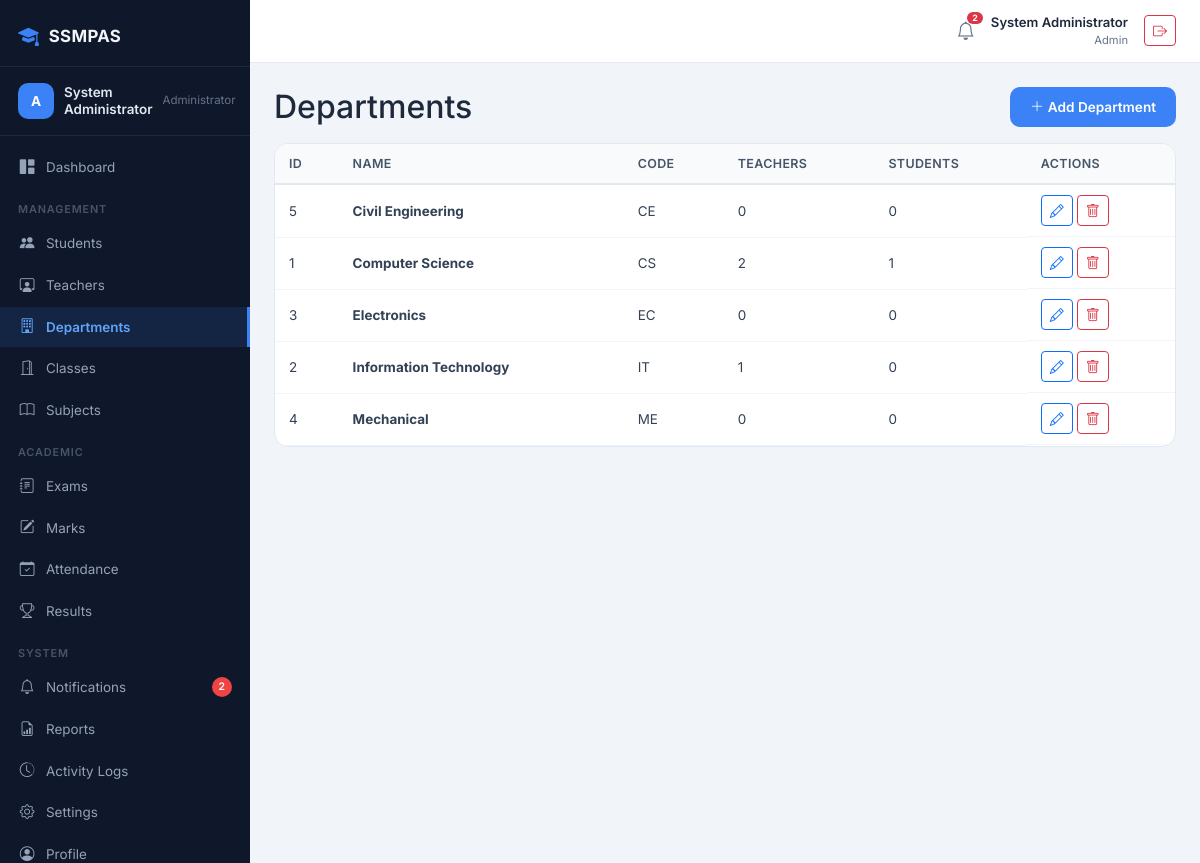
The app's page /admin/departments.php (signed in) with its own data.
### tables this page shows
CREATE TABLE `departments` (
    `id` INT AUTO_INCREMENT PRIMARY KEY,
    `name` VARCHAR(100) NOT NULL,
    `code` VARCHAR(20) NOT NULL,
    `description` TEXT DEFAULT NULL,
    `is_active` TINYINT(1) NOT NULL DEFAULT 1,
    `created_at` TIMESTAMP DEFAULT CURRENT_TIMESTAMP,
    `updated_at` TIMESTAMP DEFAULT CURRENT_TIMESTAMP ON UPDATE CURRENT_TIMESTAMP,
    UNIQUE KEY `uk_dept_code` (`code`)
);

### includes/helpers.php (called while the page is built, shortened)
<?php
function e($string) {
    return htmlspecialchars($string ?? '', ENT_QUOTES, 'UTF-8');
}

### admin/departments.php (the view, shortened to what this page needs)
<?php
include "../config/db.php";
include "../includes/helpers.php";
$departments = $conn->query("SELECT d.*, (SELECT COUNT(*) FROM teachers WHERE department_id=d.id) AS t_count, (SELECT COUNT(*) FROM students WHERE department_id=d.id) AS s_count FROM departments d ORDER BY d.name")->fetchAll();
include "../includes/header.php";
include "../includes/sidebar_admin.php";
include "../includes/topbar.php";
?>
<div class="layout"><div class="main-content"><div class="content">
<div class="d-flex justify-content-between align-items-center flex-wrap gap-2 mb-3">
    <h2 class="mb-0">Departments</h2>
    <button class="btn btn-primary-blue" data-bs-toggle="modal" data-bs-target="#addModal"><i class="bi bi-plus-lg me-1"></i>Add Department</button>
</div>
<div class="panel"><div class="panel-body p-0"><div class="table-responsive">
<table class="data-table"><thead><tr><th>ID</th><th>Name</th><th>Code</th><th>Teachers</th><th>Students</th><th>Actions</th></tr></thead><tbody>
<?php foreach($departments as $d): ?>
<tr><td><?= $d['id'] ?></td><td><strong><?= e($d['name']) ?></strong></td><td><?= e($d['code']) ?></td><td><?= $d['t_count'] ?></td><td><?= $d['s_count'] ?></td>
<td class="d-flex gap-1">
<button class="btn btn-sm btn-outline-primary editBtn" data-id="<?= $d['id'] ?>" data-name="<?= e($d['name']) ?>" data-code="<?= e($d['code']) ?>"><i class="bi bi-pencil"></i></button>
<button class="btn btn-sm btn-outline-danger deleteBtn" data-id="<?= $d['id'] ?>" data-name="<?= e($d['name']) ?>"><i class="bi bi-trash"></i></button>
</td></tr>
<?php endforeach; ?>
</tbody></table></div></div></div>
</div></div></div>

### assets/css/dashboard.css (style rules this page uses)
*,*::before,*::after { box-sizing:border-box;margin:0;padding:0 }
html { scroll-behavior:smooth }
body { font-family:'Inter','Segoe UI',sans-serif;background:#f1f5f9;color:#1e293b;line-height:1.55;overflow-x:hidden }
.layout { display:flex;min-height:100vh }
.main-content { flex:1;margin-left:250px;padding:0;display:flex;flex-direction:column;min-height:100vh }
.content { padding:24px;flex:1 }
.panel { background:#fff;border:1px solid #e2e8f0;border-radius:14px;overflow:hidden }
.panel-body { padding:20px }
.data-table { width:100%;border-collapse:collapse;font-size:.84rem }
.data-table thead th { background:#f8fafc;border-bottom:2px solid #e2e8f0;padding:10px 14px;text-align:left;font-weight:600;color:#475569;font-size:.78rem;text-transform:uppercase;letter-spacing:.03em;white-space:nowrap }
.data-table tbody td { padding:10px 14px;border-bottom:1px solid #f1f5f9;color:#334155;vertical-align:middle }
.btn-primary-blue { background:#3b82f6;color:#fff;border:none;border-radius:10px;padding:10px 20px;font-size:.85rem;font-weight:600;transition:.2s }

### records on screen
departments: id "5", name "Civil Engineering", code "CE", t_count "0", s_count "0"
departments: id "1", name "Computer Science", code "CS", t_count "2", s_count "1"
departments: id "3", name "Electronics", code "EC", t_count "0", s_count "0"
departments: id "2", name "Information Technology", code "IT", t_count "1", s_count "0"
departments: id "4", name "Mechanical", code "ME", t_count "0", s_count "0"

### other values on screen
$_SESSION['name'] "System Administrator"
$noti_count "2"
$_SESSION['role'] "Admin"
